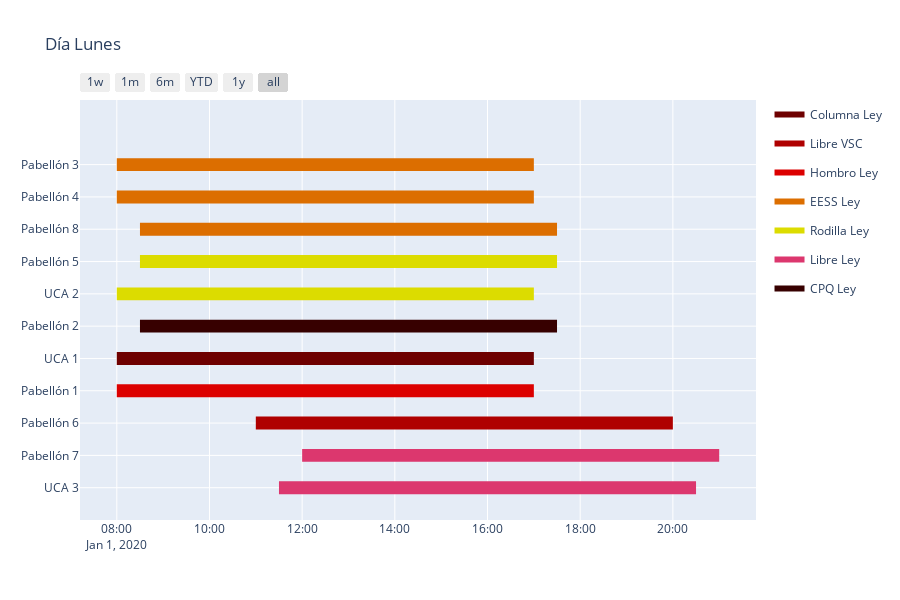

This figure's notebook cell:
### Code cell
import plotly.graph_objs as go
import plotly.figure_factory as ff
from plotly.figure_factory import create_gantt


    
"""colors = {resource[0]: 'rgb(220, 0, 0)',
          resource[1]: (1, 0.9, 0.16),
          resource[2]: 'rgb(0, 255, 100)',
          resource[3]: 'rgb(255, 0, 0)',
          resource[4]: 'rgb(170, 14, 200)',
          resource[5]: (1, 1, 0.2),
          resource[6]: (0, 0.5, 0.7),
          resource[7]: (0, 1, 1),
          resource[8]: (0, 1, 0.5),
          resource[9]: (0.5, 1, 0.7),
          resource[10]: (1, 1, 0.7),
          resource[11]: (0, 0, 0.7),
          resource[12]: (0.1, 0, 0.1),
          resource[13]: (0, 0.3, 0.7),
          resource[14]: (0.5, 0, 0.3),
          resource[15]: (0.1, 0.5, 0.7),
          resource[16]: (0.9, 0.3, 0.7),}
          #resource[17]: (0.9, 1, 0.7)}
"""

fig_0 = ff.create_gantt(df0, colors=colors_0, index_col='Resource', show_colorbar=True, title='Día Lunes',showgrid_x=True, showgrid_y=True,
                      group_tasks=True)
fig_0.show()

### Figure 1 — Plotly figure (JSON) as saved in the notebook; plotly's stock layout.template omitted (floating-point values rounded to 4 significant figures)
{"data": [{"fill": "toself", "fillcolor": "rgb(110, 0, 0)", "hoverinfo": "name", "legendgroup": "rgb(110, 0, 0)", "mode": "none", "name": "Columna Ley", "type": "scatter", "x": ["2020-01-01T08:00:00", "2020-01-01T17:00:00", "2020-01-01T17:00:00", "2020-01-01T08:00:00"], "y": [3.8, 3.8, 4.2, 4.2]}, {"fill": "toself", "fillcolor": "rgb(175, 0, 0)", "hoverinfo": "name", "legendgroup": "rgb(175, 0, 0)", "mode": "none", "name": "Libre VSC", "type": "scatter", "x": ["2020-01-01T11:00:00", "2020-01-01T20:00:00", "2020-01-01T20:00:00", "2020-01-01T11:00:00"], "y": [1.8, 1.8, 2.2, 2.2]}, {"fill": "toself", "fillcolor": "rgb(220, 0, 0)", "hoverinfo": "name", "legendgroup": "rgb(220, 0, 0)", "mode": "none", "name": "Hombro Ley", "type": "scatter", "x": ["2020-01-01T08:00:00", "2020-01-01T17:00:00", "2020-01-01T17:00:00", "2020-01-01T08:00:00"], "y": [2.8, 2.8, 3.2, 3.2]}, {"fill": "toself", "fillcolor": "rgb(220, 110, 0)", "hoverinfo": "name", "legendgroup": "rgb(220, 110, 0)", "mode": "none", "name": "EESS Ley", "type": "scatter", "x": ["2020-01-01T08:00:00", "2020-01-01T17:00:00", "2020-01-01T17:00:00", "2020-01-01T08:00:00", "2020-01-01T08:00:00", "2020-01-01T08:00:00", "2020-01-01T17:00:00", "2020-01-01T17:00:00", "2020-01-01T08:00:00", "2020-01-01T08:00:00", "2020-01-01T08:30:00", "2020-01-01T17:30:00", "2020-01-01T17:30:00", "2020-01-01T08:30:00"], "y": [9.8, 9.8, 10.2, 10.2, null, 8.8, 8.8, 9.2, 9.2, null, 7.8, 7.8, 8.2, 8.2]}, {"fill": "toself", "fillcolor": "rgb(220, 220, 0)", "hoverinfo": "name", "legendgroup": "rgb(220, 220, 0)", "mode": "none", "name": "Rodilla Ley", "type": "scatter", "x": ["2020-01-01T08:30:00", "2020-01-01T17:30:00", "2020-01-01T17:30:00", "2020-01-01T08:30:00", "2020-01-01T08:30:00", "2020-01-01T08:00:00", "2020-01-01T17:00:00", "2020-01-01T17:00:00", "2020-01-01T08:00:00"], "y": [6.8, 6.8, 7.2, 7.2, null, 5.8, 5.8, 6.2, 6.2]}, {"fill": "toself", "fillcolor": "rgb(220, 55, 110)", "hoverinfo": "name", "legendgroup": "rgb(220, 55, 110)", "mode": "none", "name": "Libre Ley", "type": "scatter", "x": ["2020-01-01T12:00:00", "2020-01-01T21:00:00", "2020-01-01T21:00:00", "2020-01-01T12:00:00", "2020-01-01T12:00:00", "2020-01-01T11:30:00", "2020-01-01T20:30:00", "2020-01-01T20:30:00", "2020-01-01T11:30:00"], "y": [0.8, 0.8, 1.2, 1.2, null, -0.2, -0.2, 0.2, 0.2]}, {"fill": "toself", "fillcolor": "rgb(55, 0, 0)", "hoverinfo": "name", "legendgroup": "rgb(55, 0, 0)", "mode": "none", "name": "CPQ Ley", "type": "scatter", "x": ["2020-01-01T08:30:00", "2020-01-01T17:30:00", "2020-01-01T17:30:00", "2020-01-01T08:30:00"], "y": [4.8, 4.8, 5.2, 5.2]}, {"legendgroup": "rgb(110, 0, 0)", "marker": {"color": "rgb(110, 0, 0)", "opacity": 0, "size": 1}, "mode": "markers", "name": "", "showlegend": false, "text": [null, null], "type": "scatter", "x": ["2020-01-01T08:00:00", "2020-01-01T17:00:00"], "y": [4, 4]}, {"legendgroup": "rgb(175, 0, 0)", "marker": {"color": "rgb(175, 0, 0)", "opacity": 0, "size": 1}, "mode": "markers", "name": "", "showlegend": false, "text": [null, null], "type": "scatter", "x": ["2020-01-01T11:00:00", "2020-01-01T20:00:00"], "y": [2, 2]}, {"legendgroup": "rgb(220, 0, 0)", "marker": {"color": "rgb(220, 0, 0)", "opacity": 0, "size": 1}, "mode": "markers", "name": "", "showlegend": false, "text": [null, null], "type": "scatter", "x": ["2020-01-01T08:00:00", "2020-01-01T17:00:00"], "y": [3, 3]}, {"legendgroup": "rgb(220, 110, 0)", "marker": {"color": "rgb(220, 110, 0)", "opacity": 0, "size": 1}, "mode": "markers", "name": "", "showlegend": false, "text": [null, null, null, null, null, null], "type": "scatter", "x": ["2020-01-01T08:00:00", "2020-01-01T17:00:00", "2020-01-01T08:00:00", "2020-01-01T17:00:00", "2020-01-01T08:30:00", "2020-01-01T17:30:00"], "y": [10, 10, 9, 9, 8, 8]}, {"legendgroup": "rgb(220, 220, 0)", "marker": {"color": "rgb(220, 220, 0)", "opacity": 0, "size": 1}, "mode": "markers", "name": "", "showlegend": false, "text": [null, null, null, null], "type": "scatter", "x": ["2020-01-01T08:30:00", "2020-01-01T17:30:00", "2020-01-01T08:00:00", "2020-01-01T17:00:00"], "y": [7, 7, 6, 6]}, {"legendgroup": "rgb(220, 55, 110)", "marker": {"color": "rgb(220, 55, 110)", "opacity": 0, "size": 1}, "mode": "markers", "name": "", "showlegend": false, "text": [null, null, null, null], "type": "scatter", "x": ["2020-01-01T12:00:00", "2020-01-01T21:00:00", "2020-01-01T11:30:00", "2020-01-01T20:30:00"], "y": [1, 1, 0, 0]}, {"legendgroup": "rgb(55, 0, 0)", "marker": {"color": "rgb(55, 0, 0)", "opacity": 0, "size": 1}, "mode": "markers", "name": "", "showlegend": false, "text": [null, null], "type": "scatter", "x": ["2020-01-01T08:30:00", "2020-01-01T17:30:00"], "y": [5, 5]}], "layout": {"height": 600, "hovermode": "closest", "showlegend": true, "title": {"text": "Día Lunes"}, "xaxis": {"rangeselector": {"buttons": [{"count": 7, "label": "1w", "step": "day", "stepmode": "backward"}, {"count": 1, "label": "1m", "step": "month", "stepmode": "backward"}, {"count": 6, "label": "6m", "step": "month", "stepmode": "backward"}, {"count": 1, "label": "YTD", "step": "year", "stepmode": "todate"}, {"count": 1, "label": "1y", "step": "year", "stepmode": "backward"}, {"step": "all"}]}, "showgrid": true, "type": "date", "zeroline": false}, "yaxis": {"autorange": false, "range": [-1, 12], "showgrid": true, "ticktext": ["UCA 3", "Pabellón 7", "Pabellón 6", "Pabellón 1", "UCA 1", "Pabellón 2", "UCA 2", "Pabellón 5", "Pabellón 8", "Pabellón 4", "Pabellón 3"], "tickvals": [0, 1, 2, 3, 4, 5, 6, 7, 8, 9, 10], "zeroline": false}}}
